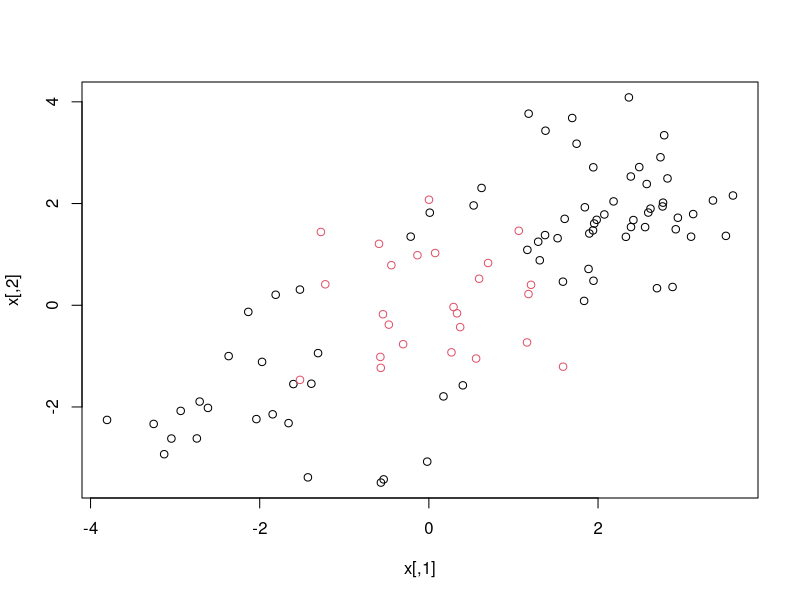

Here is the R script that generated this plot: (Note: this script raises an error after producing the figure.)
library(e1071)

# Generate Gaussian data, slightly shift one class and plot it

set.seed (1)
x = matrix(rnorm(100*2),ncol=2)
x[1:50,] = x[1:50,]+2
x[51:75,] = x[51:75,]-2
y = c(rep(1,75),rep(2,25))
dat = data.frame(x=x,y=as.factor(y))
plot(x,col=y)
table(predict=ypred, truth=testdat$y)

# Split into training and test set, train an RBF SVM

train = sample(100,50)

# Radial and Poly VM ------------------------------
svmfit = svm(y~., data=dat[train,], kernel="radial", gamma=1, cost=1e5)
svmfitpol = svm(y~., data=dat[train,], kernel="polynomial", gamma=1, cost=1e5)
plot(svmfitpol, dat[train,])
plot(svmfit, dat[train,])

# We can also optimize gamma using CV
tune.out = tune(svm,y~.,data=dat[train,],kernel="radial",ranges=list(cost=c(0.1,1,10,100,1000),gamma=c(0.5,1,2,3,4)))
summary(tune.out)
plot(tune.out$best.model,dat[train,])

# And test the best model
table(true=dat[-train,"y"], pred=predict(tune.out$best.model, newx=dat[-train ,]))

# Linear VM -------------------------------------- 
svmfitlin = svm(y~., data=dat[train,], kernel="linear", gamma=1, scale=F)
plot(svmfitlin, dat[train,])

# Tune cost using 10-fold CV
set.seed(1)
tune.out = tune(svm,y~.,data=dat,kernel="linear",ranges=list(cost=c(0.001, 0.01, 0.1, 1,5,10,100)))
summary(tune.out)

# Best model is stored as well
bestmod = tune.out$best.model
summary(bestmod)

plot(svmfitlin, dat[train,])
